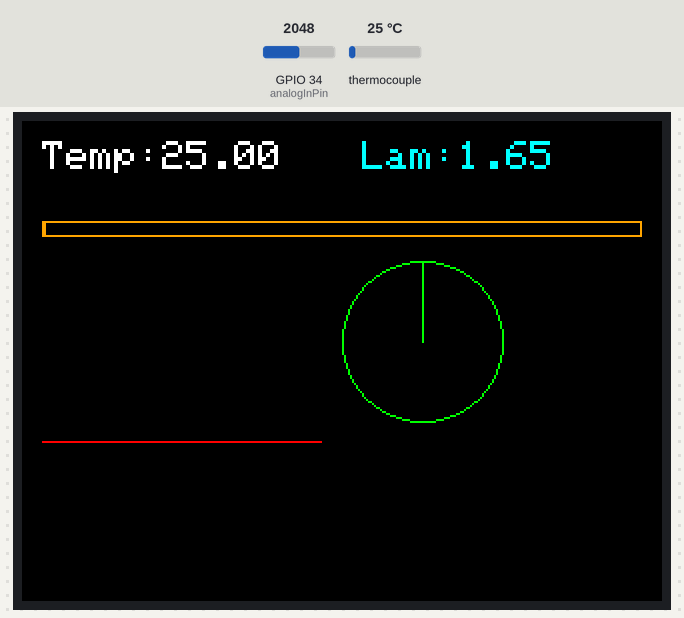
This sketch was run on a simulated ESP32. Parts: 320×240 colour display. The test bench sets the inputs (shaded band); at power-on: thermocouple 25 °C, GPIO 34 (analogInPin) = 2048.

Above: at 1.4 s.
1.5 s: thermocouple set to 6 °C
At 2.4 s:
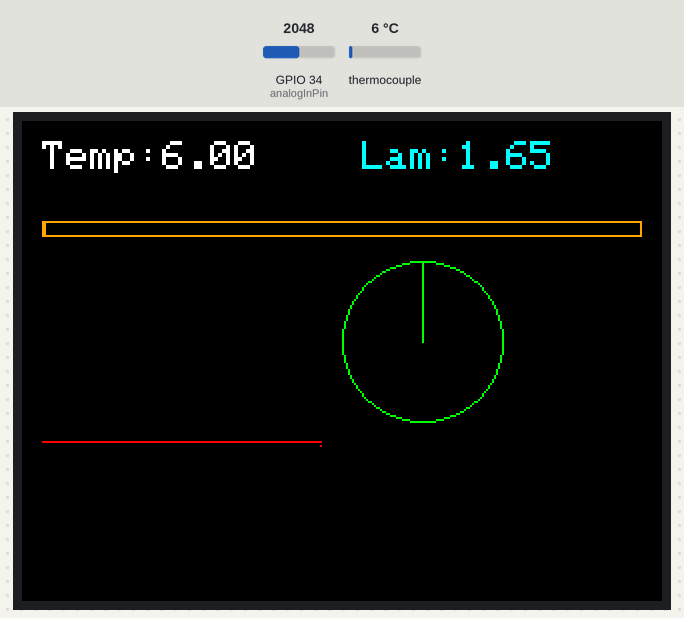
4.0 s: GPIO 34 (analogInPin) set to 2866
At 4.27 s:
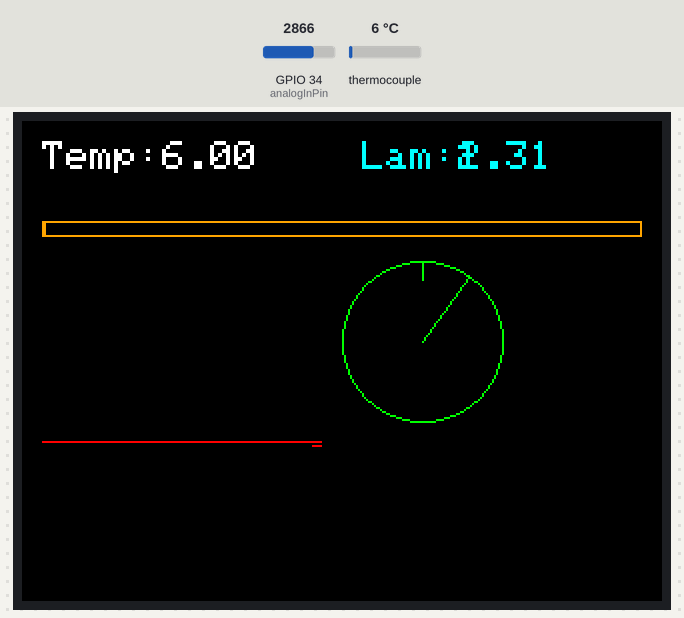
5.5 s: thermocouple set to 75 °C
At 6.4 s:
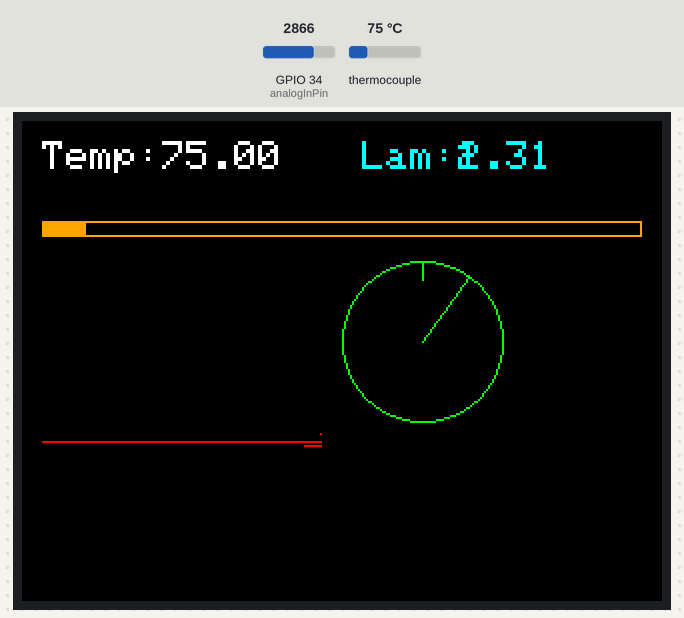
8.0 s: GPIO 34 (analogInPin) set to 3603
At 8.3 s:
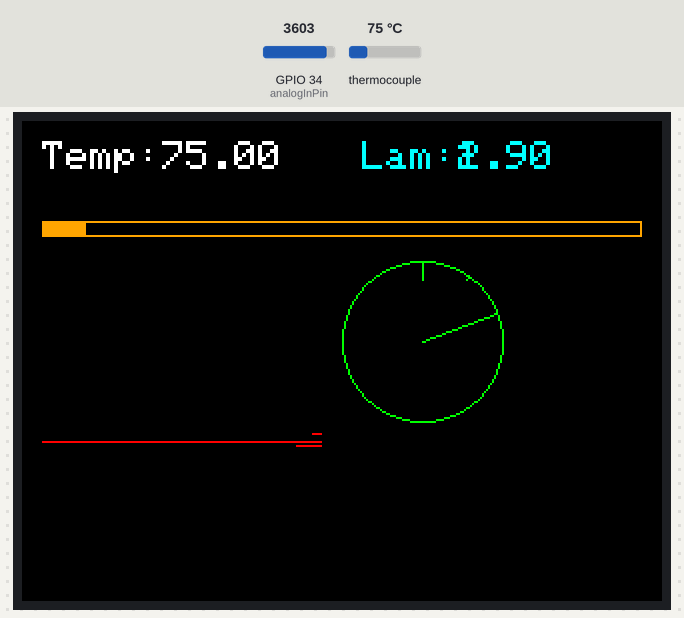
9.5 s: thermocouple set to 150 °C
At 9.79 s:
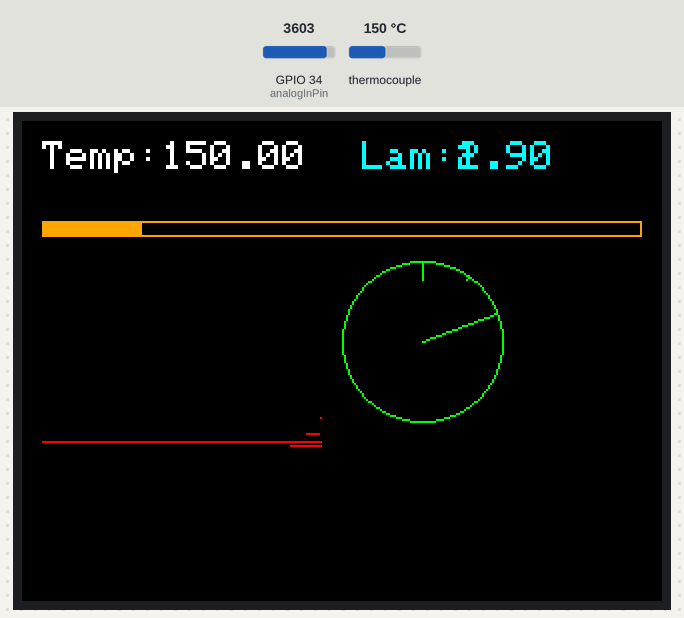
11.5 s: GPIO 34 (analogInPin) set to 4095
At 13.4 s:
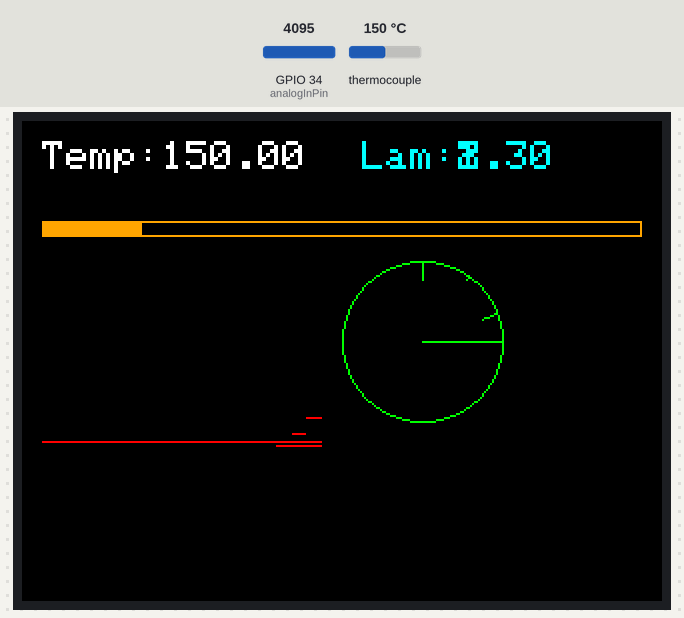
Timing chart, 0 to 14.0 s (numbered marks = the images above; inputs shaded):
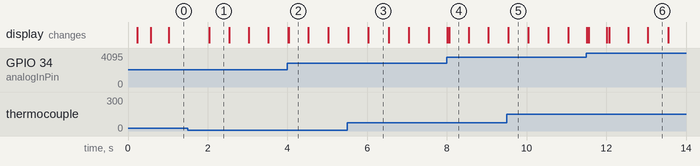

Measured:
- after the input at 1.5 s, the display: changes after 0.53 s (image 1)

The sketch:

lambda_angel_tft.ino
```cpp
#include <TFT_eSPI.h>
#include <SPI.h>
#include "CommonLogic.h"

TFT_eSPI tft = TFT_eSPI();
#define BLACK 0x0000
#define WHITE 0xFFFF

#include "MAX6675.h"
MAX6675 thermoCouple(5);
uint32_t last_conv = 0;

const int analogInPin = 34;
float currentTemp = 0, currentLambda = 0;

struct Widget {
  int source; String label; int x, y, font, rate, mode; float minV, maxV; int p[5];
};

Widget layout[] = {
  {1, "Temp:", 10, 10, 2, 500, 1, 0, 1023, {0xFFFF}},
  {2, "Lam:", 170, 10, 2, 1000, 1, 0, 3.3, {0x07FF}},
  {1, "", 10, 50, 1, 500, 2, 20, 800, {0xFD20, 300, 8}},
  {1, "", 10, 80, 1, 500, 0x30, 30, 800, {0xF800, 140, 80}},
  {2, "", 170, 80, 1, 50, 4, 0, 3.3, {0x07E0, 60, 60, 40}}
};

float buffer0[140];

void readSensors() {
  if (millis() - last_conv >= 220) {
    thermoCouple.read(); currentTemp = thermoCouple.getTemperature(); last_conv = millis();
  }
  currentLambda = analogRead(analogInPin) * (3.3f / 4096.0f);
}

void drawWidget(Widget& w) {
  float val = (w.source == 1) ? currentTemp : currentLambda;
  if (w.mode == 1) {
    tft.fillRect(w.x + 60, w.y, 80, 20, BLACK);
    tft.setCursor(w.x, w.y); tft.setTextColor(w.p[0]); tft.setTextSize(w.font);
    tft.print(w.label); tft.print(val, 2);
  } else if (w.mode == 2) {
    tft.drawRect(w.x, w.y, w.p[1], w.p[2], w.p[0]);
    tft.fillRect(w.x+1, w.y+1, (int)fmap(val, w.minV, w.maxV, 0, w.p[1]-2), w.p[2]-2, w.p[0]);
  } else if (w.mode == 4) {
    tft.fillRect(w.x, w.y, w.p[1], w.p[2], BLACK);
    int cx = w.x + w.p[1]/2, cy = w.y + w.p[2]/2, r = w.p[3];
    float a = (fmap(val, w.minV, w.maxV, -90, 90) - 90) * PI / 180.0f;
    tft.drawCircle(cx, cy, r, w.p[0]);
    tft.drawLine(cx, cy, cx + (int)(r * cos(a)), cy + (int)(r * sin(a)), w.p[0]);
  } else if (w.mode == 0x30) {
    int h = w.p[2], v = (int)fmap(val, w.minV, w.maxV, 0, h);
    for(int j=0; j<139; j++) buffer0[j] = buffer0[j+1];
    buffer0[139] = v;
    tft.fillRect(w.x, w.y, 140, h, BLACK);
    for(int j=0; j<140; j++) tft.drawPixel(w.x + j, w.y + h - (int)buffer0[j], w.p[0]);
  }
}

void setup() {
  Serial.begin(115200); tft.init(); tft.setRotation(1); tft.fillScreen(BLACK);
  SPI.begin(); thermoCouple.begin();
}

void loop() {
  readSensors();
  static unsigned long lastUpd[5];
  for (int i = 0; i < 5; i++) {
    if (millis() - lastUpd[i] >= layout[i].rate) {
      lastUpd[i] = millis(); drawWidget(layout[i]);
    }
  }
}
```

CommonLogic.h
```cpp
#ifndef COMMON_LOGIC_H
#define COMMON_LOGIC_H

#ifdef Arduino_h
// Already included or in mock environment
#else
#include <cstdint>
#include <cmath>
#include <algorithm>
#endif

// Constants for Mapping
#define RPM_BINS 10
#define LOAD_BINS 8

// Widget mode definitions
#define MODE_HEX 0
#define MODE_DEC 1
#define MODE_BAR 2
#define MODE_BAR_FADE 0x21
#define MODE_GRAPH_0 0x30
#define MODE_GRAPH_1 0x31
#define MODE_GAUGE 4
#define MODE_HEATMAP_TEMP 5
#define MODE_HEATMAP_LAMBDA 6
#define MODE_HEATMAP_COMBINED 7

enum LambdaZone { LAMBDA_LEAN, LAMBDA_STOICH, LAMBDA_RICH };

// Mapping helper functions
inline float fmap(float x, float in_min, float in_max, float out_min, float out_max) {
  if (std::abs(in_max - in_min) < 1e-6) return out_min;
  return (x - in_min) * (out_max - out_min) / (in_max - in_min) + out_min;
}

const float rpmBinEdges[RPM_BINS + 1] = {0, 1000, 2000, 3000, 4000, 5000, 6000, 7000, 8000, 9000, 10000};
const float loadBinEdges[LOAD_BINS + 1] = {20, 40, 60, 80, 100, 120, 160, 200, 250};

inline int getRPMBin(float rpm) {
  if (rpm < 0) return 0;
  for (int i = 0; i < RPM_BINS; i++) {
    if (rpm >= rpmBinEdges[i] && rpm < rpmBinEdges[i + 1]) return i;
  }
  return RPM_BINS - 1;
}

inline int getLoadBin(float load) {
  if (load < loadBinEdges[0]) return 0;
  for (int i = 0; i < LOAD_BINS; i++) {
    if (load >= loadBinEdges[i] && load < loadBinEdges[i + 1]) return i;
  }
  return LOAD_BINS - 1;
}

// Filter logic
inline float lowPass(float current, float newValue, float alpha = 0.1f) {
    return current * (1.0f - alpha) + newValue * alpha;
}

// Unified Map Update Logic
inline void updateMapSample(float& mapValue, float newValue, int& count, float alpha = 0.1f) {
  if (count == 0) {
    mapValue = newValue;
    count = 1;
  } else {
    mapValue = lowPass(mapValue, newValue, alpha);
    count++;
  }
}

inline LambdaZone getLambdaZone(float lambda) {
    if (lambda > 1.05f) return LAMBDA_LEAN;
    if (lambda < 0.95f) return LAMBDA_RICH;
    return LAMBDA_STOICH;
}

// Color conversion (RGB565)
inline uint16_t color565(uint8_t r, uint8_t g, uint8_t b) {
  return ((r & 0xF8) << 8) | ((g & 0xFC) << 3) | (b >> 3);
}

inline uint16_t getTempColor(float temp, float minTemp, float maxTemp) {
  float range = maxTemp - minTemp;
  if (range < 1e-6) return 0xFFFF;
  float normalized = (std::max(std::min(temp, maxTemp), minTemp) - minTemp) / range;

  if (normalized < 0.25f) return color565(0, (uint8_t)(normalized * 1020), 255);
  if (normalized < 0.50f) return color565(0, 255, (uint8_t)(255 - (normalized - 0.25f) * 1020));
  if (normalized < 0.75f) return color565((uint8_t)((normalized - 0.50f) * 1020), 255, 0);
  return color565(255, (uint8_t)(255 - (normalized - 0.75f) * 1020), 0);
}

inline uint16_t getLambdaColor(float lambda) {
  if (lambda < 0.8f) return color565(255, 0, 0);   // Very Rich
  if (lambda > 1.2f) return color565(0, 0, 255);   // Very Lean
  if (lambda < 1.0f) return color565(255, (uint8_t)((lambda - 0.8f) * 1275), 0);
  return color565((uint8_t)(255 - (lambda - 1.0f) * 1275), 255, (uint8_t)((lambda - 1.0f) * 1275));
}

#define MAP_MIN_VOLTAGE 0.5f
#define MAP_MAX_VOLTAGE 4.5f
#define MAP_MIN_KPA 20.0f
#define MAP_MAX_KPA 250.0f

inline float voltageToKpa(float voltage) {
    float kpa = fmap(voltage, MAP_MIN_VOLTAGE, MAP_MAX_VOLTAGE, MAP_MIN_KPA, MAP_MAX_KPA);
    return std::max(std::min(kpa, MAP_MAX_KPA), MAP_MIN_KPA);
}

#endif
```
